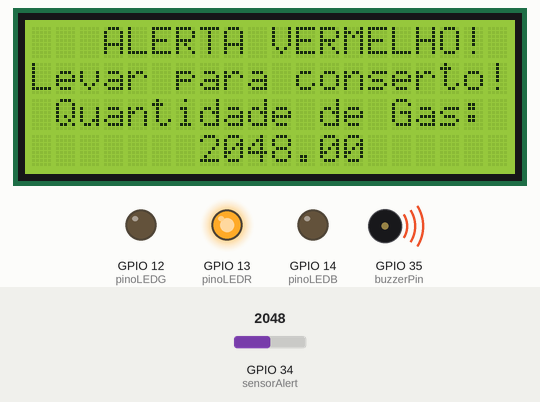
This sketch was run on a simulated ESP32. On the bench: 20×4 character LCD, output pins drawn as LEDs (lit = HIGH), buzzer (waves = sounding). The inputs (shaded band) are chosen by the test bench; at power-on: GPIO 34 (sensorAlert) = 2048. WiFi joins after 1.5 s; servers stay silent unless stated; no MQTT or app messages arrive unless stated; what the sketch prints to the serial monitor is not drawn.

Above: at 2.7 s.
2.8 s: GPIO 34 (sensorAlert) set to 951
At 3.9 s:
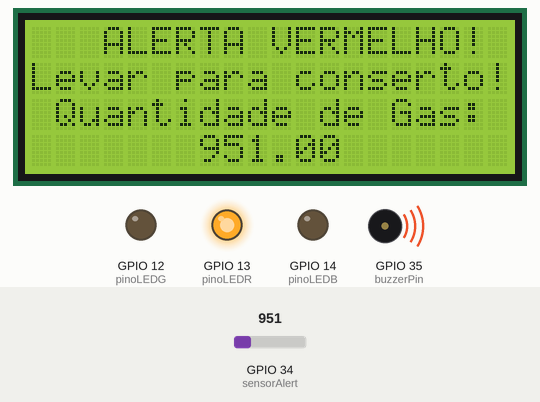
4.9 s: GPIO 34 (sensorAlert) set to 834
At 7.1 s:
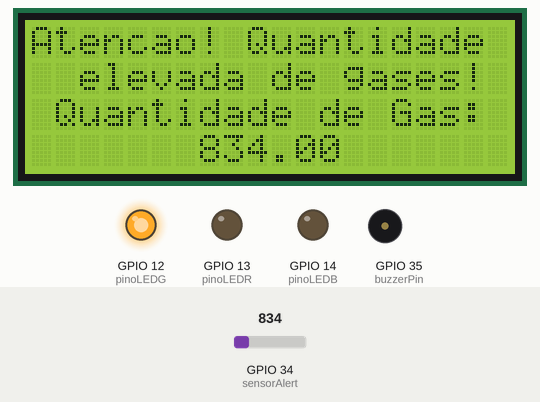
7.8 s: GPIO 34 (sensorAlert) set to 789
At 9.3 s:
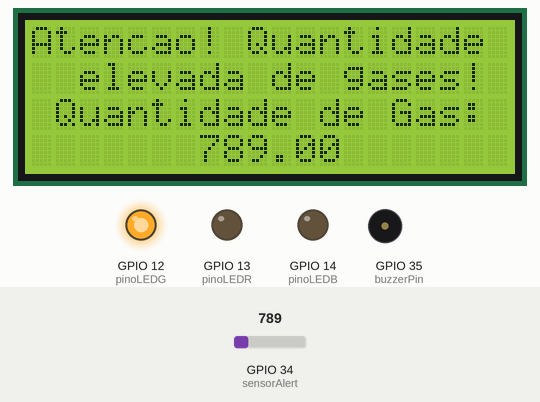
9.9 s: GPIO 34 (sensorAlert) set to 710
At 12.1 s:
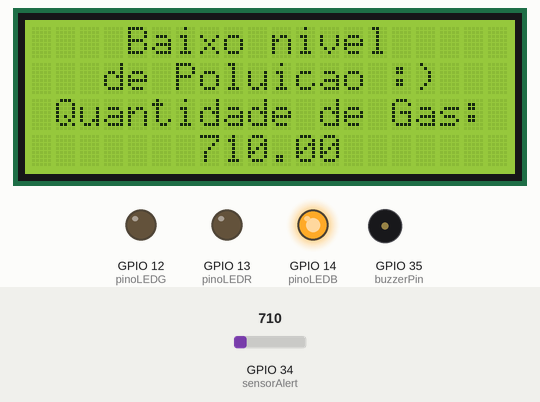
Timing chart, 0 to 13.5 s (numbered marks = the images above; inputs shaded):
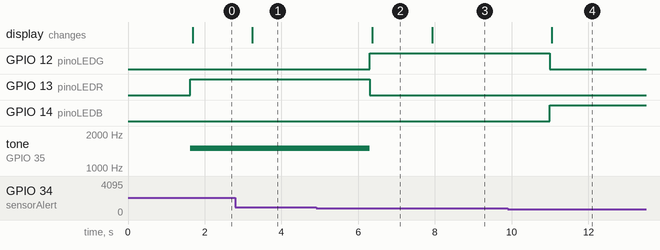

The sketch:

sensorAlert_code.ino
```cpp
/////////--------IOT--------FIAP------------///////////
#include <LiquidCrystal_I2C.h>
#include <WiFi.h>
#include <PubSubClient.h>


// Configurações de WiFi
const char *SSID = "";
const char *PASSWORD = "";  // Substitua pelo sua senha

// Configurações de MQTT
const char *BROKER_MQTT = "46.17.108.113";
const int BROKER_PORT = 1883;
const char *ID_MQTT = "fiware_sensorAlert9";
const char *TOPIC_PUBLISH_GAS = "/TEF/sensoralert9/attrs/g";


// Configurações de Hardware

#define PUBLISH_DELAY 2000

// Variáveis globais
WiFiClient espClient;
PubSubClient MQTT(espClient);
unsigned long publishUpdate = 0;
const int TAMANHO = 200;
int sensorAlert = 34; //SENSOR ALERT PINO 34
float valorSensorGas = 0;
int buzzerPin = 35;
const int pinoLEDR = 13;
const int pinoLEDG = 12;
const int pinoLEDB = 14;

LiquidCrystal_I2C lcd(0x27, 20, 4);

// Protótipos de funções
void initWiFi();
void initMQTT();
void reconnectMQTT();
void reconnectWiFi();
void checkWiFIAndMQTT();


void initWiFi() {
  Serial.print("Conectando com a rede: ");
  Serial.println(SSID);
  WiFi.begin(SSID, PASSWORD);

  while (WiFi.status() != WL_CONNECTED) {
    delay(100);
    Serial.print(".");
  }

  Serial.println();
  Serial.print("Conectado com sucesso: ");
  Serial.println(SSID);
  Serial.print("IP: ");
  Serial.println(WiFi.localIP());
}

void initMQTT() {
  MQTT.setServer(BROKER_MQTT, BROKER_PORT);
}

void reconnectMQTT() {
  while (!MQTT.connected()) {
    Serial.print("Tentando conectar com o Broker MQTT: ");
    Serial.println(BROKER_MQTT);

    if (MQTT.connect(ID_MQTT)) {
      Serial.println("Conectado ao broker MQTT!");
     } else {
      Serial.println("Falha na conexão com MQTT. Tentando novamente em 2 segundos.");
      delay(2000);
    }
  }
}

void checkWiFIAndMQTT() {
  if (WiFi.status() != WL_CONNECTED) reconnectWiFi();
  if (!MQTT.connected()) reconnectMQTT();
}

void reconnectWiFi(void) {
  if (WiFi.status() == WL_CONNECTED)
    return;

  WiFi.begin(SSID, PASSWORD); // Conecta na rede WI-FI

  while (WiFi.status() != WL_CONNECTED) {
    delay(100);
    Serial.print(".");
  }

  Serial.println();
  Serial.print("Wifi conectado com sucesso");
  Serial.print(SSID);
  Serial.println("IP: ");
  Serial.println(WiFi.localIP());
}

void setup() {
  Serial.begin(115200);
  pinMode(sensorAlert, INPUT);
  pinMode(buzzerPin , OUTPUT);
  pinMode(pinoLEDR,OUTPUT);
  pinMode(pinoLEDG,OUTPUT);
  pinMode(pinoLEDB,OUTPUT);
  lcd.init();
  lcd.backlight();
  initWiFi();
  initMQTT();

}

void loop() {
  valorSensorGas = analogRead(sensorAlert);
  checkWiFIAndMQTT();
  if ((millis() - publishUpdate) >= PUBLISH_DELAY) {
    publishUpdate = millis();
    //sensor mq2
    char msgBuffer2[7];
    Serial.print("Gás: ");
    Serial.println(valorSensorGas);
    dtostrf (valorSensorGas, 4, 2, msgBuffer2);
    MQTT.publish(TOPIC_PUBLISH_GAS,msgBuffer2);
    MQTT.loop();


    }

  if (valorSensorGas < 750){
    analogWrite(pinoLEDG, 0);
    analogWrite(pinoLEDR, 0);
    analogWrite(pinoLEDB, 255);
    noTone(buzzerPin);
    lcd.clear();
    lcd.setCursor(4,0);
    lcd.print("Baixo nivel");
    lcd.setCursor(3,1);
    lcd.print("de Poluicao :)");
    lcd.setCursor(1, 2);
    lcd.print("Quantidade de Gas:");
    lcd.setCursor(7,3);
    lcd.print(valorSensorGas);
    delay(1500);
  } else if (valorSensorGas >= 750 && valorSensorGas < 900) {
    analogWrite(pinoLEDR, 0);
    analogWrite(pinoLEDG, 255);
    analogWrite(pinoLEDB, 0);
    noTone(buzzerPin);
    lcd.clear();
    lcd.setCursor(0, 0);
    lcd.print("Atencao! Quantidade");
    lcd.setCursor(2, 1);
    lcd.print("elevada de gases!");
    lcd.setCursor(1, 2);
    lcd.print("Quantidade de Gas:");
    lcd.setCursor(7, 3);
    lcd.print(valorSensorGas);
    delay(1500);
  } else if (valorSensorGas >= 900) {
    analogWrite(pinoLEDR, 255);
    analogWrite(pinoLEDG, 0);
    analogWrite(pinoLEDB, 0);
    tone(buzzerPin, 1500);
    lcd.clear();
    lcd.setCursor(3, 0);
    lcd.print("ALERTA VERMELHO!");
    lcd.setCursor(0, 1);
    lcd.print("Levar para conserto!");
    lcd.setCursor(1, 2);
    lcd.print("Quantidade de Gas:");
    lcd.setCursor(7, 3);
    lcd.print(valorSensorGas);
    delay(1500);
  }
  }
```

Measured:
- the behaviour switches between 900 and 899 on GPIO 34 (sensorAlert) (found by bisection; images 1 and 2)
- the behaviour switches between 750 and 749 on GPIO 34 (sensorAlert) (found by bisection; images 3 and 4)
- after the input at 2.8 s, the display: changes after 0.44 s (image 1)
- after the input at 4.9 s, GPIO 12 (pinoLEDG): LOW → HIGH after 1.4 s; GPIO 13 (pinoLEDR): HIGH → LOW after 1.4 s; tone on GPIO 35 (buzzerPin): 1500 Hz → silent after 1.4 s; the display: changes after 1.5 s (image 2)
- after the input at 7.8 s, the display: changes after 0.13 s (image 3)
- after the input at 9.9 s, GPIO 12 (pinoLEDG): HIGH → LOW after 1.1 s; GPIO 14 (pinoLEDB): LOW → HIGH after 1.1 s; the display: changes after 1.1 s (image 4)
